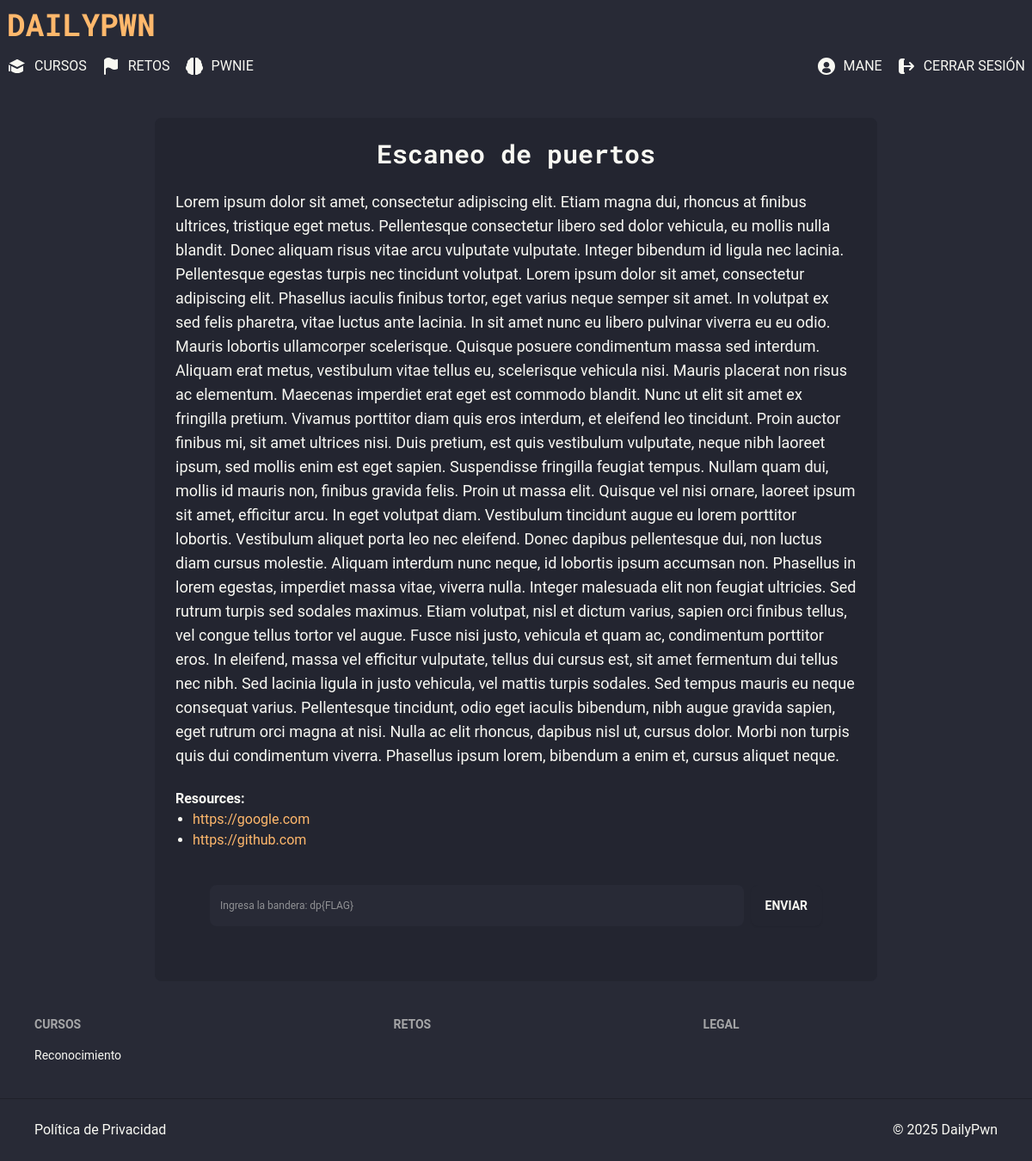
Page /challenges/scanning (signed in) on the committed database.
### app/models.py (models this page shows, shortened)
class User(UserMixin, db.Model):
    id = db.Column(db.Integer, primary_key=True)
    username = db.Column(db.String(200), nullable=False, unique=True)
    email = db.Column(db.String(120), nullable=False, unique=True)
    password = db.Column(db.String(128), nullable=False)
    date_added = db.Column(db.DateTime, default=datetime.utcnow)
    completed_challenges = db.relationship('UserChallenge', back_populates='user')

class Challenge(db.Model):
    id = db.Column(db.Integer, primary_key=True)
    title = db.Column(db.String(255), nullable=False)
    alias = db.Column(db.String(25), nullable=False)
    description = db.Column(db.Text)
    files = db.Column(db.String(255))
    resources = db.Column(db.String(255))
    points = db.Column(db.Integer, default=0)  # Optional column for points
    flag = db.Column(db.String(30), nullable=False)
    course_id = db.Column(db.Integer, db.ForeignKey('course.id'), nullable=False)
    category_id = db.Column(db.Integer, db.ForeignKey('category.id'), nullable=False)
    course = db.relationship('Course', back_populates='challenges')
    category = db.relationship('Category', back_populates='challenges')
    completions = db.relationship('UserChallenge', back_populates='challenge')

### app/routes/challenges.py (the view, shortened to what this page needs)
@challenges.route('<challenge_title>', methods=['GET', 'POST'])
@login_required
def get_challenges(challenge_title):
    challenge = Challenge.query.filter_by(alias=challenge_title).first()
    user_challenge = UserChallenge.query.filter_by(user_id=current_user.id, challenge_id=challenge.id).first()
    if user_challenge:
        user_has_completed_challenge = True
        user_challenge_data = user_challenge  # To access score and completed_at
    else:
        user_has_completed_challenge = False
        user_challenge_data = None
    if challenge is None:
        abort(404)
    form = FlagForm()
    return render_template('challenges/challenge_detail.html',
                           challenge=challenge,
                           form=form,
                           user_has_completed_challenge=user_has_completed_challenge,
                           user_challenge=user_challenge_data,
                           page_title=challenge.title)

### app/forms.py
class FlagForm(FlaskForm):
    flag = StringField('Ingresa la bandera: dp{FLAG}', validators=[DataRequired()])
    submit = SubmitField("ENVIAR")

### app/models.py (called while the page is built)
@login.user_loader
def load_user(id):
    return db.session.get(User, int(id))

### app/templates/challenges/challenge_detail.html (shortened to what this page needs)
{% extends 'base.html' %}
{% block content %}
<div class="bg-base-200 w-[70%] mx-auto rounded-lg p-6 mt-10">
    <h1 class="text-3xl font-bold font-RobotoMono text-center pb-6">{{ challenge.title }}</h1>
    <p class="flex-2 text-lg">{{ challenge.description }}</p>
    <p class="font-bold pt-6">Resources:</p>
    {% if challenge.resources %}
        {% set resources = challenge.resources.split(',') %}
        <ul class="list-disc pl-5">
            {% for resource in resources %}
                <li><a href="{{ resource.strip() }}" target="_blank" class="text-accent">{{ resource.strip() }}</a></li>
            {% endfor %}
        </ul>
    {% else %}
        <p>No resources available.</p>
    {% endif %}
    {% if user_has_completed_challenge %}
        <div class="alert alert-info">
            <strong>You have already completed this challenge!</strong>
            <p>Your score: {{ user_challenge.score }} (Completed on {{ user_challenge.completed_at.strftime('%Y-%m-%d %H:%M:%S') }})</p>
        </div>
    {% else %}
        <form method="POST">
            <div class="flex flex-row items-center m-10">
                <div class="form-control relative flex-grow">
                    {{ form.flag( class="input placeholder-transparent peer") }}
                    <label for="flag-input"
                    class="
                    {% if form.flag.data %}
                    {% else %}
                    absolute left-3 transition-all text-base-content text-opacity-50 top-4 text-xs peer-placeholder-shown:text-md peer-focus:-top-8 peer-focus:text-md bg-transparent
                    {% endif %}
                    "
                    >{{ form.flag.label }}</label>
                </div>
                <button class="btn ml-2">{{ form.submit() }}</button>
            </div>
        </form>
    {% endif %}
</div>
{% endblock %}

### app/templates/base.html (shortened to what this page needs)
<!DOCTYPE html>
<html data-theme="dracula" class="h-full">
<head>
    <link rel="stylesheet" href="{{ url_for('static', filename='css/main.css') }}">
</head>
<body class="font-Roboto h-full">
    <div class="navbar flex flex-col items-start space-y-4 hidden lg:block">
        <div>
            <a href="/" class="text-4xl font-bold font-RobotoMono text-accent">{{ "DailyPwn".upper() }}</a>
        </div>
        <div class="flex justify-between w-full">
            <ul class="flex flex-row space-x-4">
                {% for link in [
                    {
                        'href': '/courses',
                        'text': 'Cursos',
                        'svg': '''
                            <svg class="w-6 fill-current" aria-hidden="true" xmlns="http://www.w3.org/2000/svg" width="24" height="24" fill="currentColor" viewBox="0 0 24 24">
                            <path d="M12.4472 4.10557c-.2815-.14076-.6129-.14076-.8944 0L2.76981 8.49706l9.21949 4.39024L21 8.38195l-8.5528-4.27638Z"/>
                            <path d="M5 17.2222v-5.448l6.5701 3.1286c.278.1325.6016.1293.8771-.0084L19 11.618v5.6042c0 .2857-.1229.5583-.3364.7481l-.0025.0022-.0041.0036-.0103.009-.0119.0101-.0181.0152c-.024.02-.0562.0462-.0965.0776-.0807.0627-.1942.1465-.3405.2441-.2926.195-.7171.4455-1.2736.6928C15.7905 19.5208 14.1527 20 12 20c-2.15265 0-3.79045-.4792-4.90614-.9751-.5565-.2473-.98098-.4978-1.27356-.6928-.14631-.0976-.2598-.1814-.34049-.2441-.04036-.0314-.07254-.0576-.09656-.0776-.01201-.01-.02198-.0185-.02991-.0253l-.01038-.009-.00404-.0036-.00174-.0015-.0008-.0007s-.00004 0 .00978-.0112l-.00009-.0012-.01043.0117C5.12215 17.7799 5 17.5079 5 17.2222Zm-3-6.8765 2 .9523V17c0 .5523-.44772 1-1 1s-1-.4477-1-1v-6.6543Z"/>
                            </svg>
                        '''
                    },
                    {'href': '/challenges',
                    'text': 'Retos',
                    'svg': '''
                        <svg class="w-6 fill-current" aria-hidden="true" xmlns="http://www.w3.org/2000/svg" width="24" height="24" fill="currentColor" viewBox="0 0 24 24">
                        <path d="M13.09 3.294c1.924.95 3.422 1.69 5.472.692a1 1 0 0 1 1.438.9v9.54a1 1 0 0 1-.562.9c-2.981 1.45-5.382.24-7.25-.701a38.739 38.739 0 0 0-.622-.31c-1.033-.497-1.887-.812-2.756-.77-.76.036-1.672.357-2.81 1.396V21a1 1 0 1 1-2 0V4.971a1 1 0 0 1 .297-.71c1.522-1.506 2.967-2.185 4.417-2.255 1.407-.068 2.653.453 3.72.967.225.108.443.216.655.32Z"/>
                        </svg>
                    '''
                },
                    {'href': '/chat',
                    'text': 'Pwnie',
                    'svg': '''
                        <svg class="w-6 fill-current" aria-hidden="true" xmlns="http://www.w3.org/2000/svg" width="24" height="24" fill="currentColor" viewBox="0 0 24 24">
                        <path d="M11 21V2.352A3.451 3.451 0 0 0 9.5 2a3.5 3.5 0 0 0-3.261 2.238A3.5 3.5 0 0 0 4.04 8.015a3.518 3.518 0 0 0-.766 1.128c-.042.1-.064.209-.1.313a3.34 3.34 0 0 0-.106.344 3.463 3.463 0 0 0 .02 1.468A4.017 4.017 0 0 0 2.3 12.5l-.015.036a3.861 3.861 0 0 0-.216.779A3.968 3.968 0 0 0 2 14c.003.24.027.48.072.716a4 4 0 0 0 .235.832c.006.014.015.027.021.041a3.85 3.85 0 0 0 .417.727c.105.146.219.285.342.415.072.076.148.146.225.216.1.091.205.179.315.26.11.081.2.14.308.2.02.013.039.028.059.04v.053a3.506 3.506 0 0 0 3.03 3.469 3.426 3.426 0 0 0 4.154.577A.972.972 0 0 1 11 21Zm10.934-7.68a3.956 3.956 0 0 0-.215-.779l-.017-.038a4.016 4.016 0 0 0-.79-1.235 3.417 3.417 0 0 0 .017-1.468 3.387 3.387 0 0 0-.1-.333c-.034-.108-.057-.22-.1-.324a3.517 3.517 0 0 0-.766-1.128 3.5 3.5 0 0 0-2.202-3.777A3.5 3.5 0 0 0 14.5 2a3.451 3.451 0 0 0-1.5.352V21a.972.972 0 0 1-.184.546 3.426 3.426 0 0 0 4.154-.577A3.506 3.506 0 0 0 20 17.5v-.049c.02-.012.039-.027.059-.04.106-.064.208-.13.308-.2s.214-.169.315-.26c.077-.07.153-.14.225-.216a4.007 4.007 0 0 0 .459-.588c.115-.176.215-.361.3-.554.006-.014.015-.027.021-.041.087-.213.156-.434.205-.659.013-.057.024-.115.035-.173.046-.237.07-.478.073-.72a3.948 3.948 0 0 0-.066-.68Z"/>
                        </svg>
                    '''
                },
                ] %}
                <a href="{{ link.href }}" class="flex items-center space-x-2 hover:text-accent">
                    {{ link.svg | safe }}
                    <span>{{ link.text.upper() }}</span>
                </a>
            </ul>
            <ul class="flex flex-row space-x-4">
                {% if current_user.is_authenticated %}
                    <a href="" class="flex items-center space-x-2 hover:text-accent">
                        <span>{{current_user.username.upper()}}</span>
                    </a>
                    <a href="#" onclick="document.getElementById('logout-form').submit();" class="flex items-center space-x-2 hover:text-accent">
                        <svg class="w-6 fill-current" aria-hidden="true" xmlns="http://www.w3.org/2000/svg" width="24" height="24" fill="none" viewBox="0 0 24 24">
                        <path stroke="currentColor" stroke-linecap="round" stroke-linejoin="round" stroke-width="2" d="M20 12H8m12 0-4 4m4-4-4-4M9 4H7a3 3 0 0 0-3 3v10a3 3 0 0 0 3 3h2"/>
                        </svg>
                        <span>{{ "Cerrar Sesión".upper() }}</span>
                    </a>
                {% endif %}
            </ul>
        </div>
    </div>
    {% block content %}{% endblock %}
    <footer class="footer text-base-content p-10">
        <nav>
            <h6 class="footer-title">Cursos</h6>
            {% for link in [
                {'href': '/courses/reconnainsance', 'text': 'Reconocimiento'},
            ] %}
                <a href="{{ link.href }}" class="link link-hover hover:text-accent">{{ link.text[0].upper() + link.text[1:].lower() }}</a>
            {% endfor %}
        </nav>
        <nav>
            <h6 class="footer-title">Retos</h6>
        </nav>
        <nav>
            <h6 class="footer-title">Legal</h6>
        </nav>
        </footer>
        <footer class="footer text-base-content border-base-300 border-t px-10 py-4 text-base py-6">
        <aside class="grid-flow-col items-center">
            <a href="/privacy-policy" class="hover:text-accent">Política de Privacidad</a>
        </aside>
        <nav class="lg:place-self-center lg:justify-self-end">
            <div class="grid grid-flow-col gap-4">
                &copy; 2025 DailyPwn
            </div>
        </nav>
    </footer>
</body>
</html>

### rows in the picture
User: username "MANE"
Challenge: title "Escaneo de puertos", description "Lorem ipsum dolor sit amet, consectetur adipiscing elit. Etiam magna dui, rhoncus at finibus ultrices, tristique eget metus. Pellentesque consectetur libero sed dolor vehicula, eu mollis nulla blandit. Donec aliquam risus vitae arcu vulputate vulputate. Integer bibendum id ligula nec lacinia. Pellentesque egestas turpis nec tincidunt volutpat. Lorem ipsum dolor sit amet, consectetur adipiscing elit. Phasellus iaculis finibus tortor, eget varius neque semper sit amet. In volutpat ex sed felis pharetra, vitae luctus ante lacinia. In sit amet nunc eu libero pulvinar viverra eu eu odio. Mauris lobortis ullamcorper scelerisque. Quisque posuere condimentum massa sed interdum. Aliquam erat metus,…"

### other values in the picture
{{ "DailyPwn".upper() }} "DAILYPWN"
{{ link.text.upper() }} "CURSOS" "RETOS" "PWNIE"
{{ "Cerrar Sesión".upper() }} "CERRAR SESIÓN"
{{ resource.strip() }} "https://google.com" "https://github.com"
{{ link.text[0].upper() + link.text[1:].lower() }} "Reconocimiento"
